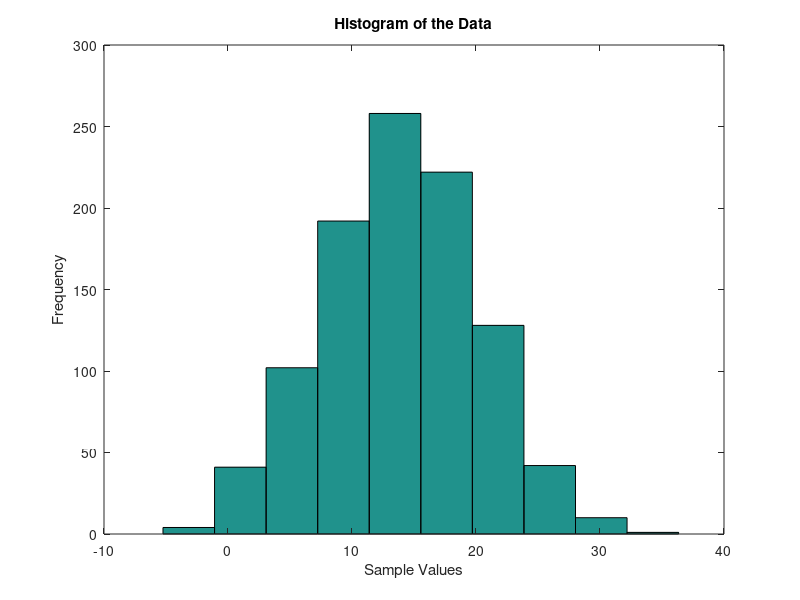
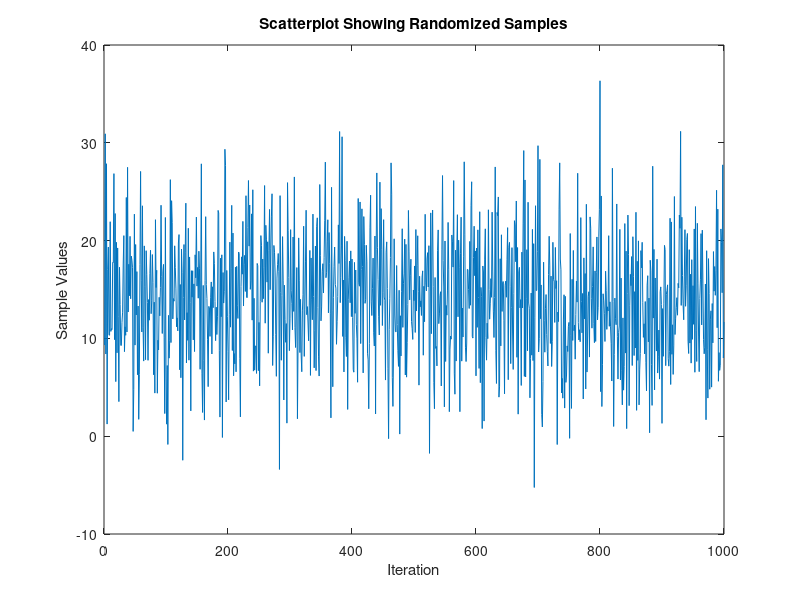
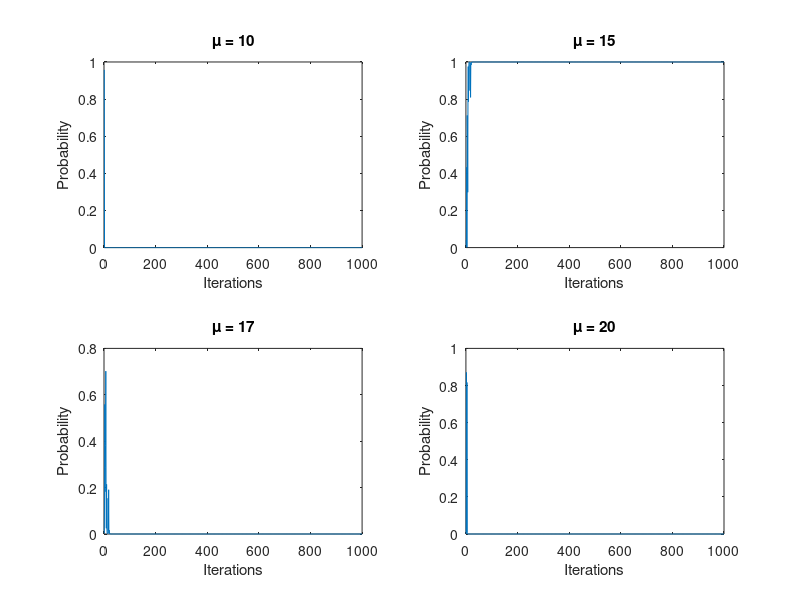
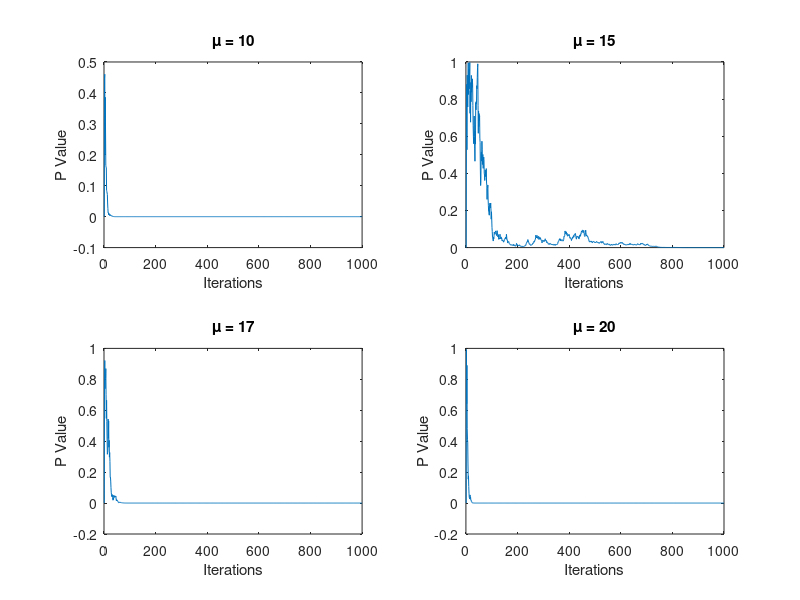

Write MATLAB code to recreate these figures, in order.
% Problem 2

% Part A
theta = [10, 15, 17, 20];
sigmaSq = 5;
modelSize = 1000;

mixedModels = zeros(modelSize, 1);
mixedModels(1:400) = normrnd(theta(1), sigmaSq, [400, 1]);
mixedModels(401:600) = normrnd(theta(2), sigmaSq, [200, 1]);
mixedModels(601:900) = normrnd(theta(3), sigmaSq, [300, 1]);
mixedModels(901:end) = normrnd(theta(4), sigmaSq, [100, 1]);
figure(1);
hist(mixedModels); xlabel('Sample Values'); ylabel('Frequency'); title('Histogram of the Data');

% Part D
mixedModels2 = mixedModels(randperm(modelSize));
figure(2);
plot(1:modelSize, mixedModels2); xlabel('Iteration'); ylabel('Sample Values'); title('Scatterplot Showing Randomized Samples');

% Part E & F
H0 = theta(1);
prior = zeros(length(theta), modelSize);
prior(:, 1) = log(1/4);
pval = zeros(length(theta), modelSize);
cummean = cumsum(mixedModels2)./(1:1000)';
prior(1, :) = exp((cummean - theta(1)).^2 .* ((1:1000)'/sigmaSq) .* (-1/2));
prior(2, :) = exp((cummean - theta(2)).^2 .* ((1:1000)'/sigmaSq) .* (-1/2));
prior(3, :) = exp((cummean - theta(3)).^2 .* ((1:1000)'/sigmaSq) .* (-1/2));
prior(4, :) = exp((cummean - theta(4)).^2 .* ((1:1000)'/sigmaSq) .* (-1/2));

for i=1:modelSize
    pval(:, i) = 2*(tcdf(-abs((mean(mixedModels2(1:i)) - theta))/(std(mixedModels2(1:i))/sqrt(i)), i));
end
normalize = sum(prior, 1);
prior(1, :) = prior(1, :) ./ normalize;
prior(2, :) = prior(2, :) ./ normalize;
prior(3, :) = prior(3, :) ./ normalize;
prior(4, :) = prior(4, :) ./ normalize;

%Part E
% Plot Posteriors
figure(3);
tmp = modelSize;
for i=1:length(theta)
    subplot(2, 2, i)
    plot(1:tmp, prior(i, 1:tmp)); 
    title(['\mu = ', num2str(theta(i))]); 
    xlabel('Iterations'); ylabel('Probability');
end
% Part F
% Plot P Values
figure(4);
for i=1:length(theta)
    subplot(2, 2, i)
    plot(1:tmp, pval(i, 1:tmp)); 
    title(['\mu = ', num2str(theta(i))]); 
    xlabel('Iterations'); ylabel('P Value');
end
